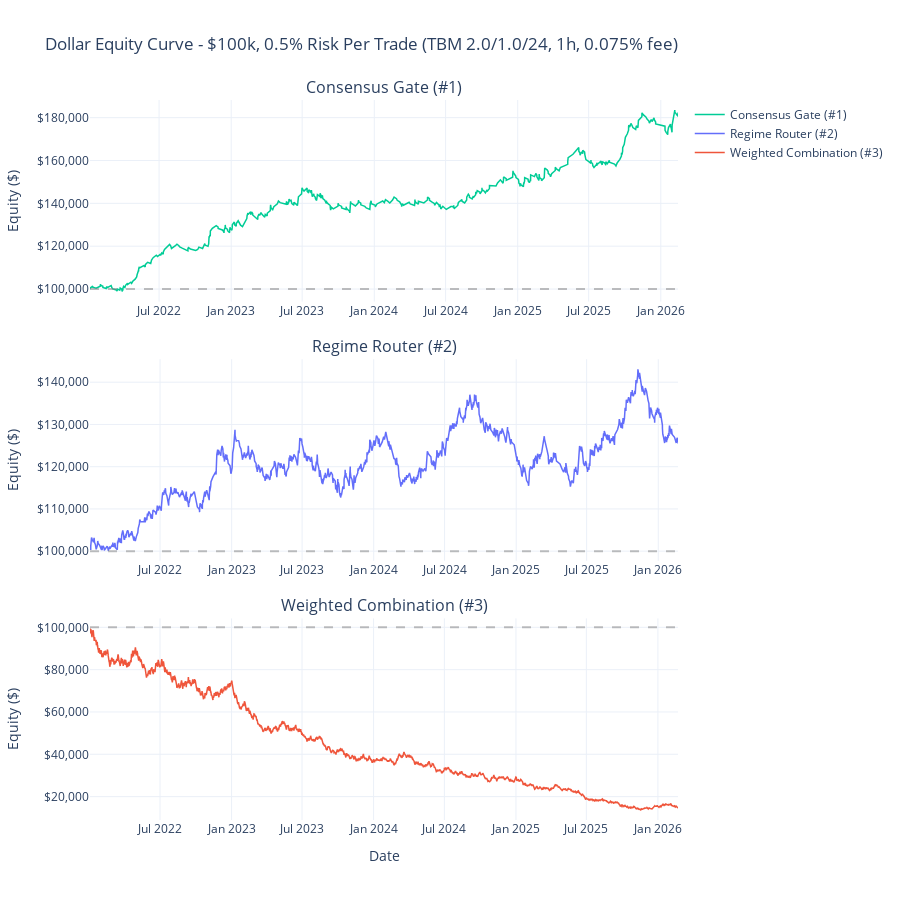

This figure's notebook cell:
### Markdown cell above
## 5. Dollar Equity Curve ($100k start, 0.5% risk, 0.075% fee)

### Code cell
fig = make_subplots(
    rows=len(strategies), cols=1,
    subplot_titles=list(strategies.keys()),
    vertical_spacing=0.08,
)

for i, (name, df) in enumerate(strategies.items(), 1):
    fig.add_trace(
        go.Scatter(
            x=df['entry_ts'],
            y=df['account_balance'],
            mode='lines',
            name=name,
            line=dict(color=colors[name], width=1.5),
        ),
        row=i, col=1,
    )
    
    fig.add_hline(y=INITIAL_CAPITAL, line_dash='dash', line_color='gray', opacity=0.5, row=i, col=1)
    fig.update_yaxes(title_text='Equity ($)', tickformat='$,.0f', row=i, col=1)

fig.update_xaxes(title_text='Date', row=len(strategies), col=1)

fig.update_layout(
    height=300 * len(strategies),
    title_text='Dollar Equity Curve - $100k, 0.5% Risk Per Trade (TBM 2.0/1.0/24, 1h, 0.075% fee)',
    showlegend=True,
    template='plotly_white',
)

fig.show()

### Figure 1 — Plotly figure (JSON) as saved in the notebook; plotly's stock layout.template omitted (floating-point values rounded to 4 significant figures; data arrays with more than 128 entries replaced by an {"elided": "..."} marker saying what was removed)
{"data": [{"line": {"color": "#00CC96", "width": 1.5}, "mode": "lines", "name": "Consensus Gate (#1)", "type": "scatter", "x": {"elided": "499 str values"}, "xaxis": "x", "y": {"elided": "499 float values"}, "yaxis": "y"}, {"line": {"color": "#636EFA", "width": 1.5}, "mode": "lines", "name": "Regime Router (#2)", "type": "scatter", "x": {"elided": "1102 str values"}, "xaxis": "x2", "y": {"elided": "1102 float values"}, "yaxis": "y2"}, {"line": {"color": "#EF553B", "width": 1.5}, "mode": "lines", "name": "Weighted Combination (#3)", "type": "scatter", "x": {"elided": "4832 str values"}, "xaxis": "x3", "y": {"elided": "4832 float values"}, "yaxis": "y3"}], "layout": {"annotations": [{"font": {"size": 16}, "showarrow": false, "text": "Consensus Gate (#1)", "x": 0.5, "xanchor": "center", "xref": "paper", "y": 1.0, "yanchor": "bottom", "yref": "paper"}, {"font": {"size": 16}, "showarrow": false, "text": "Regime Router (#2)", "x": 0.5, "xanchor": "center", "xref": "paper", "y": 0.64, "yanchor": "bottom", "yref": "paper"}, {"font": {"size": 16}, "showarrow": false, "text": "Weighted Combination (#3)", "x": 0.5, "xanchor": "center", "xref": "paper", "y": 0.28, "yanchor": "bottom", "yref": "paper"}], "height": 900, "shapes": [{"line": {"color": "gray", "dash": "dash"}, "opacity": 0.5, "type": "line", "x0": 0, "x1": 1, "xref": "x domain", "y0": 100000, "y1": 100000, "yref": "y"}, {"line": {"color": "gray", "dash": "dash"}, "opacity": 0.5, "type": "line", "x0": 0, "x1": 1, "xref": "x2 domain", "y0": 100000, "y1": 100000, "yref": "y2"}, {"line": {"color": "gray", "dash": "dash"}, "opacity": 0.5, "type": "line", "x0": 0, "x1": 1, "xref": "x3 domain", "y0": 100000, "y1": 100000, "yref": "y3"}], "showlegend": true, "title": {"text": "Dollar Equity Curve - $100k, 0.5% Risk Per Trade (TBM 2.0/1.0/24, 1h, 0.075% fee)"}, "xaxis": {"anchor": "y", "domain": [0.0, 1.0]}, "xaxis2": {"anchor": "y2", "domain": [0.0, 1.0]}, "xaxis3": {"anchor": "y3", "domain": [0.0, 1.0], "title": {"text": "Date"}}, "yaxis": {"anchor": "x", "domain": [0.72, 1.0], "tickformat": "$,.0f", "title": {"text": "Equity ($)"}}, "yaxis2": {"anchor": "x2", "domain": [0.36, 0.64], "tickformat": "$,.0f", "title": {"text": "Equity ($)"}}, "yaxis3": {"anchor": "x3", "domain": [0.0, 0.28], "tickformat": "$,.0f", "title": {"text": "Equity ($)"}}}}
